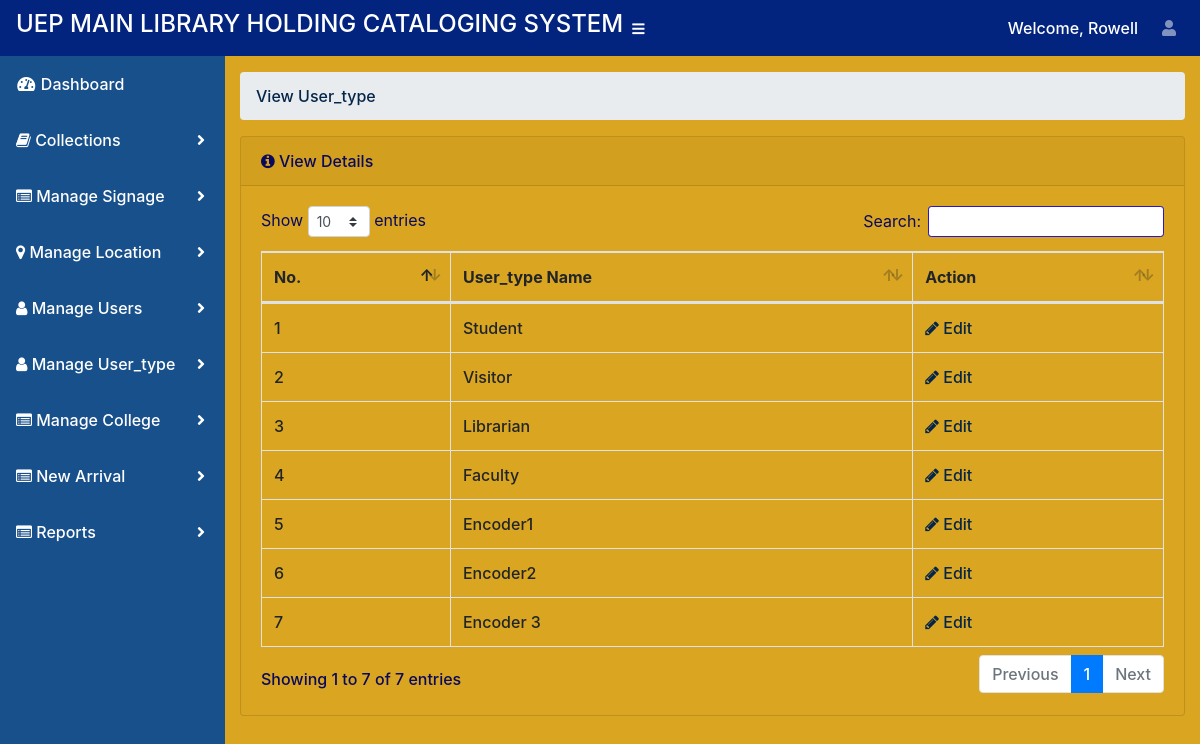
Page /admin/view-user_type.php (signed in) on the committed database.
### tables this page shows
CREATE TABLE `tbl_user_type` (
  `id` int(11) NOT NULL,
  `user_type` varchar(100) NOT NULL,
  `created_at` timestamp NOT NULL DEFAULT current_timestamp() ON UPDATE current_timestamp()
);

### admin/view-user_type.php (the view, shortened to what this page needs)
<?php
include ('../connection.php');
?>
<?php include('include/header.php'); ?>
  <div id="wrapper">
    <?php include('include/side-bar.php'); ?>
    <div id="content-wrapper">
      <div class="container-fluid">
        <ol class="breadcrumb">
          <li class="breadcrumb-item">
            <a href="#">View User_type</a>
          </li>
        </ol>
  <div class="card mb-3">
          <div class="card-header">
            <i class="fa fa-info-circle"></i>
            View Details</div>
            <div class="card-body">
            <div class="table-responsive">
              <table class="table table-bordered" id="dataTable" width="100%" cellspacing="0">
                <thead>
                                            <tr>
                                                <th>No.</th>
                                                <th>User_type Name</th>
                                                <th>Action</th>
                                            </tr>
                                        </thead>
                                        <tbody>
										<?php
										$select_query = mysqli_query($data, "select * from tbl_user_type");
										$sn = 1;
										while($row = mysqli_fetch_array($select_query))
										{
										?>
                                            <tr>
                                                <td><?php echo $sn; ?></td>
                                                <td><?php echo $row['user_type']; ?></td>
                                                  <td>
                                                  <a href="edit-user_type.php?id=<?php echo $row['id'];?>"><i class="fa fa-pencil m-r-5"></i> Edit</a>
                                                  </td>
                                                </tr>
										<?php $sn++; } ?>
                                        </tbody>
                                    </table>
                                </div>
                            </div>
                            </div>
    </div>
        </div>
 <?php include('include/footer.php'); ?>

### rows in the picture
tbl_user_type: user_type "Student"
tbl_user_type: user_type "Visitor"
tbl_user_type: user_type "Librarian"
tbl_user_type: user_type "Faculty"
tbl_user_type: user_type "Encoder1"
tbl_user_type: user_type "Encoder2"
tbl_user_type: user_type "Encoder 3"

### other values in the picture
$first_name "Rowell"
